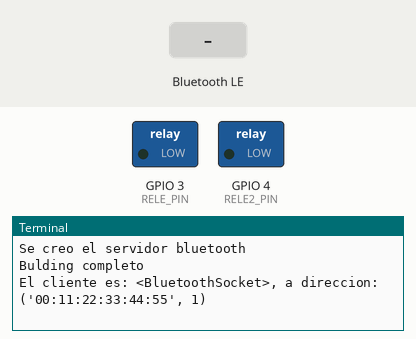
Bench run of a program on a simulated Raspberry Pi (BCM pin numbers). On the bench: switched loads named in the program (green lamp = pin HIGH), the last lines printed to the terminal. The test bench sets the inputs (shaded band). A phone connects over Bluetooth after 1 s.

Above: at 2.2 s.
2.3 s: "01" written over Bluetooth
At 3.2 s:
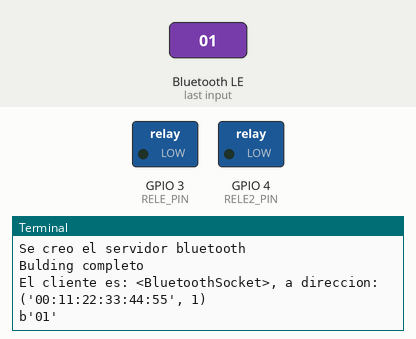
3.8 s: "on" written over Bluetooth
At 4.4 s:
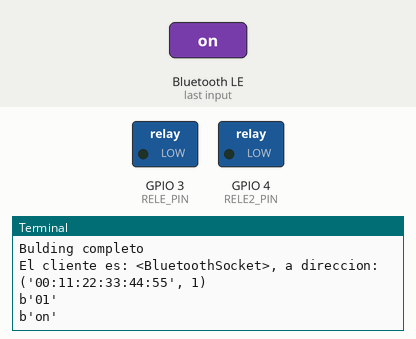
5.3 s: "off" written over Bluetooth
At 6.7 s:
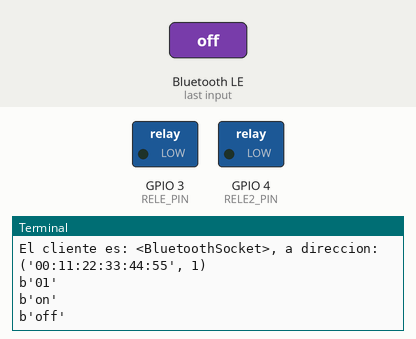

The program:

bluetoothhandler.py
```python
import serial
import RPi.GPIO as GPIO
import time
import bluetooth

RELE_PIN = 3
RELE2_PIN = 4

GPIO.setwarnings(False)
GPIO.setmode(GPIO.BCM)
GPIO.setup(RELE_PIN, GPIO.OUT, initial=GPIO.LOW)
GPIO.setup(RELE2_PIN, GPIO.OUT, initial=GPIO.LOW)


def open_valve(rele_pin):
    GPIO.output(rele_pin, GPIO.LOW)
    valmag = 6.3
    #ser.write(str(valmag).encode('utf-8'))
    time.sleep(0.4)

def close_valve(rele_pin):
    GPIO.output(rele_pin, GPIO.HIGH)


host = "00:00:00:00:00:00"
port = 3
server = bluetooth.BluetoothSocket(bluetooth.RFCOMM)
print("Se creo el servidor bluetooth")

try:
    server.bind((host, port))
    print("Bulding completo")
except:
    print("No se creo el building")

server.listen(1)

client, direction = server.accept()

print(f"El cliente es: {client}, a direccion: {direction}")


try:
    while True:
        data = client.recv(1024)

        if data == '01':  # Command to open valve 1
            open_valve(RELE_PIN)
        elif data == '00':  # Command to close valve 1
            close_valve(RELE_PIN)
        elif data == '11':  # Command to open valve 2
            open_valve(RELE2_PIN)
        elif data == '10':  # Command to close valve 2
            close_valve(RELE2_PIN)
        elif data == '100':  # Command to close all valve
            close_valve(RELE2_PIN)
        elif data == '101':  # Command to close all valve
            close_valve(RELE2_PIN)
        else:
            print(data)
except KeyboardInterrupt:
    client.close()
    server.close()
```

Measured:
- after the input at 2.3 s, the terminal: prints a new line at once (image 1)
- after the input at 3.8 s, the terminal: prints a new line at once (image 2)
- after the input at 5.3 s, the terminal: prints a new line at once (image 3)
